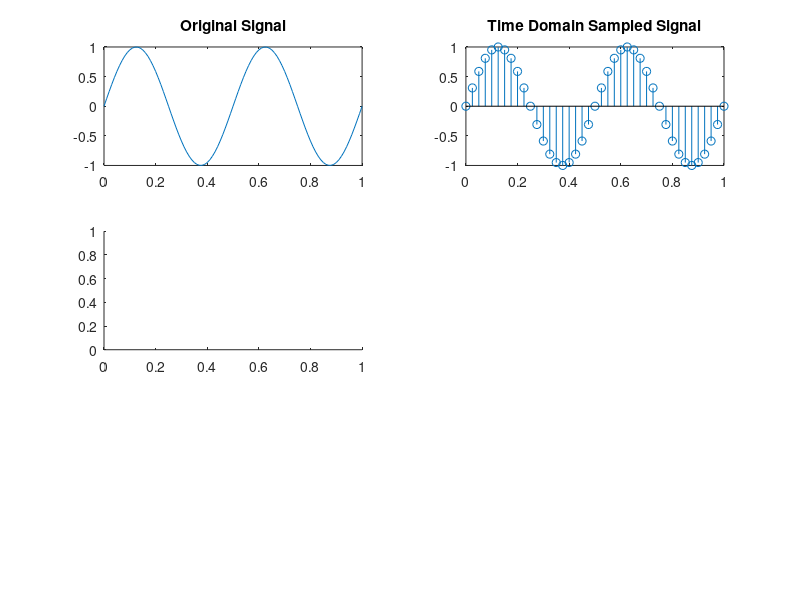

The MATLAB source for this figure: (Note: this script raises an error after producing the figure.)
clc 
clear all
close all

A=1;
fm=2;
t=[0:0.01:1];
subplot(3,2,1);
x_org=A*sin(2*pi*fm*t);
plot(t,x_org);
title('Original Signal');

fs1=40;%For oversampling, fs>2fm
Ts1=1/fs1;
t1=[0:Ts1:1];
subplot(3,2,2);
x1=sin(2*pi*fm*t1);
stem(t1,x1);
title('Time Domain Sampled Signal');

subplot(3,2,3);
y = quant (x1,0.1);
stem(t1,y);
title('Quantized Signal');

subplot(3,2,4);
z = (x1-y);
stem(t1,z);
title('Quantization Error at the sampled points')

subplot(3,2,5);
stem(t1,y,'r');
hold on;
stem(t1,x1,'b');
title('Both Quantized and Sampled Signals');

delta=0.1
Pq = ((delta^2)/12)
Px = ((A^2)/2)
SQNR = Px/Pq
SQNRindB = 20*log10(SQNR)

